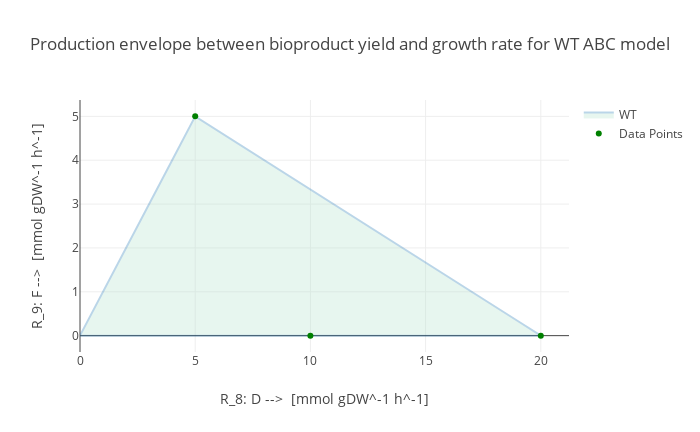

Notebook source saved alongside this figure:
### Markdown cell above
# Visualizing the tradeoff between growth rate and bioproduct yield with the  Production envelope

We have discussed  the tradeoff between growth rate and bioproduct yield at an intuitive level, but we would like to extend our intuitions to genome-scale models.  One valuable way to visualize this tradeoff is with the production envelope.  

Let's generate a production envelope for the original unperturbed ABC model 

## Production envelope for wild-type ABC model
$$\begin{array}{ll}
\text{For } i=0..20 & & & & \\
  &  \underset{\vec{\bf v}}{\mbox{maximize/minimize}}   & v_{9}   & \text{Engineering objective (bioproduct)} \\
   & \mbox{subject to}  & S\cdot v = 0  & \text{Balanced steady-state} \\
   & & 0 \leq v  & \text{Irreversible reactions}\\
   & & v_1 \leq 10 & \text{Uptake rate is 10 } \frac{mmol}{gDW/hour} \\
   & & v_8 = i & \text{Growth rate is } i \frac{mmol}{gDW/hour} \\
\end{array}$$

### Code cell
from cameo.flux_analysis import phenotypic_phase_plane as production_envelope

abc_model = cobra.io.load_json_model('ABC/ABC_model.json')  # Stoichiometric matrix loaded
abc_model.reactions.R_1.upper_bound = 10                    # Uptake rate is 10 mmol/hour

result = production_envelope(abc_model,
                                variables=[abc_model.reactions.R_8],  # Growth rate <= i
                                objective=abc_model.reactions.R_9,
                             points=21)    # Engineering objective (bioproduct)

result_df = result.data_frame.rename(columns=dict(R_8='growth_rate',
                                objective_upper_bound='bioproduct_maximum',
                                objective_lower_bound='bioproduct_minimum'))
#result_df[['growth_rate','bioproduct_maximum', 'bioproduct_minimum']]

result.plot(title='Production envelope between bioproduct yield and growth rate for WT ABC model',
           points=[(5,5), (20,0),(10,0)])

### Figure 1 — Plotly figure (JSON) as saved in the notebook; plotly's stock layout.template omitted (floating-point values rounded to 4 significant figures)
{"data": [{"fill": "toself", "fillcolor": "#B3E2CD", "hoverinfo": "none", "marker": {"line": {"color": "#B3E2CD"}, "opacity": 0.3}, "mode": "lines", "name": "WT", "opacity": 0.3, "type": "scatter", "x": [0, 1, 2, 3, 4, 5, 6, 7, 8, 9, 10, 11, 12, 13, 14, 15, 16, 17, 18, 19, 20, 20, 19, 18, 17, 16, 15, 14, 13, 12, 11, 10, 9, 8, 7, 6, 5, 4, 3, 2, 1, 0], "y": [0, 0, 0, 0, 0, 0, 0, 0, 0, 0, 0, 0, 0, 0, 0, 0, 0, 0, 0, 0, 0, 0, 0.3333, 0.6667, 1, 1.333, 1.667, 2, 2.333, 2.667, 3, 3.333, 3.667, 4, 4.333, 4.667, 5, 4, 3, 2, 1, 0]}, {"marker": {"color": "green"}, "mode": "markers", "name": "Data Points", "type": "scatter", "x": [5, 20, 10], "y": [5, 0, 0]}], "layout": {"height": 432, "title": "Production envelope between bioproduct yield and growth rate for WT ABC model", "width": 700, "xaxis": {"title": "R_8: D -->  [mmol gDW^-1 h^-1]"}, "yaxis": {"title": "R_9: F -->  [mmol gDW^-1 h^-1]"}}}
